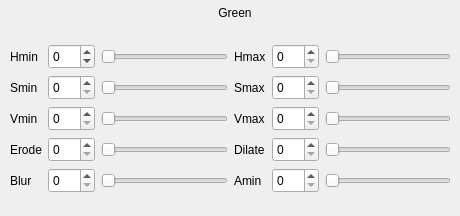
        <widget class="QWidget" name="pageVisionHSVCalibrationGreen">
         <widget class="QWidget" name="layoutWidget_9">
          <property name="geometry">
           <rect>
            <x>10</x>
            <y>30</y>
            <width>441</width>
            <height>177</height>
           </rect>
          </property>
          <layout class="QGridLayout" name="gridLayoutVisionHSVCalibrationGreen">
           <item row="0" column="0">
            <layout class="QGridLayout" name="gridLayoutVisionHSVCalibrationGreen_2">
             <item row="0" column="0">
              <widget class="QLabel" name="labelVisionHSVCalibrationGreenHmin">
               <property name="minimumSize">
                <size>
                 <width>0</width>
                 <height>25</height>
                </size>
               </property>
               <property name="maximumSize">
                <size>
                 <width>16777215</width>
                 <height>25</height>
                </size>
               </property>
               <property name="text">
                <string>Hmin</string>
               </property>
              </widget>
             </item>
             <item row="0" column="1">
              <widget class="QSpinBox" name="spinBoxVisionHSVCalibrationGreenHmin">
               <property name="minimumSize">
                <size>
                 <width>0</width>
                 <height>25</height>
                </size>
               </property>
               <property name="maximumSize">
                <size>
                 <width>16777215</width>
                 <height>25</height>
                </size>
               </property>
               <property name="wrapping">
                <bool>true</bool>
               </property>
               <property name="readOnly">
                <bool>false</bool>
               </property>
               <property name="minimum">
                <number>0</number>
               </property>
               <property name="maximum">
                <number>255</number>
               </property>
               <property name="value">
                <number>0</number>
               </property>
              </widget>
             </item>
             <item row="0" column="2">
              <widget class="QSlider" name="horizontalSliderVisionHSVCalibrationGreenHmin">
               <property name="minimumSize">
                <size>
                 <width>0</width>
                 <height>25</height>
                </size>
               </property>
               <property name="maximumSize">
                <size>
                 <width>16777215</width>
                 <height>25</height>
                </size>
               </property>
               <property name="minimum">
                <number>0</number>
               </property>
               <property name="maximum">
                <number>255</number>
               </property>
               <property name="tracking">
                <bool>true</bool>
               </property>
               <property name="orientation">
                <enum>Qt::Horizontal</enum>
               </property>
               <property name="invertedAppearance">
                <bool>false</bool>
               </property>
              </widget>
             </item>
             <item row="1" column="0">
              <widget class="QLabel" name="labelVisionHSVCalibrationGreenSmin">
               <property name="minimumSize">
                <size>
                 <width>0</width>
                 <height>25</height>
                </size>
               </property>
               <property name="maximumSize">
                <size>
                 <width>16777215</width>
                 <height>25</height>
                </size>
               </property>
               <property name="text">
                <string>Smin</string>
               </property>
              </widget>
             </item>
             <item row="1" column="1">
              <widget class="QSpinBox" name="spinBoxVisionHSVCalibrationGreenSmin">
               <property name="minimumSize">
                <size>
                 <width>0</width>
                 <height>25</height>
                </size>
               </property>
               <property name="maximumSize">
                <size>
                 <width>16777215</width>
                 <height>25</height>
                </size>
               </property>
               <property name="readOnly">
                <bool>false</bool>
               </property>
               <property name="minimum">
                <number>0</number>
               </property>
               <property name="maximum">
                <number>255</number>
               </property>
               <property name="value">
                <number>0</number>
               </property>
              </widget>
             </item>
             <item row="1" column="2">
              <widget class="QSlider" name="horizontalSliderVisionHSVCalibrationGreenSmin">
               <property name="minimumSize">
                <size>
                 <width>0</width>
                 <height>25</height>
                </size>
               </property>
               <property name="maximumSize">
                <size>
                 <width>16777215</width>
                 <height>25</height>
                </size>
               </property>
               <property name="minimum">
                <number>0</number>
               </property>
               <property name="maximum">
                <number>255</number>
               </property>
               <property name="tracking">
                <bool>true</bool>
               </property>
               <property name="orientation">
                <enum>Qt::Horizontal</enum>
               </property>
               <property name="invertedAppearance">
                <bool>false</bool>
               </property>
              </widget>
             </item>
             <item row="2" column="0">
              <widget class="QLabel" name="labelVisionHSVCalibrationGreenVmin">
               <property name="minimumSize">
                <size>
                 <width>0</width>
                 <height>25</height>
                </size>
               </property>
               <property name="maximumSize">
                <size>
                 <width>16777215</width>
                 <height>25</height>
                </size>
               </property>
               <property name="text">
                <string>Vmin</string>
               </property>
              </widget>
             </item>
             <item row="2" column="1">
              <widget class="QSpinBox" name="spinBoxVisionHSVCalibrationGreenVmin">
               <property name="minimumSize">
                <size>
                 <width>0</width>
                 <height>25</height>
                </size>
               </property>
               <property name="maximumSize">
                <size>
                 <width>16777215</width>
                 <height>25</height>
                </size>
               </property>
               <property name="readOnly">
                <bool>false</bool>
               </property>
               <property name="minimum">
                <number>0</number>
               </property>
               <property name="maximum">
                <number>255</number>
               </property>
               <property name="value">
                <number>0</number>
               </property>
              </widget>
             </item>
             <item row="2" column="2">
              <widget class="QSlider" name="horizontalSliderVisionHSVCalibrationGreenVmin">
               <property name="minimumSize">
                <size>
                 <width>0</width>
                 <height>25</height>
                </size>
               </property>
               <property name="maximumSize">
                <size>
                 <width>16777215</width>
                 <height>25</height>
                </size>
               </property>
               <property name="minimum">
                <number>0</number>
               </property>
               <property name="maximum">
                <number>255</number>
               </property>
               <property name="tracking">
                <bool>true</bool>
               </property>
               <property name="orientation">
                <enum>Qt::Horizontal</enum>
               </property>
               <property name="invertedAppearance">
                <bool>false</bool>
               </property>
              </widget>
             </item>
             <item row="3" column="0">
              <widget class="QLabel" name="labelVisionHSVCalibrationGreenErode">
               <property name="minimumSize">
                <size>
                 <width>0</width>
                 <height>25</height>
                </size>
               </property>
               <property name="maximumSize">
                <size>
                 <width>16777215</width>
                 <height>25</height>
                </size>
               </property>
               <property name="text">
                <string>Erode</string>
               </property>
              </widget>
             </item>
             <item row="3" column="1">
              <widget class="QSpinBox" name="spinBoxVisionHSVCalibrationGreenErode">
               <property name="minimumSize">
                <size>
                 <width>0</width>
                 <height>25</height>
                </size>
               </property>
               <property name="maximumSize">
                <size>
                 <width>16777215</width>
                 <height>25</height>
                </size>
               </property>
               <property name="readOnly">
                <bool>false</bool>
               </property>
               <property name="minimum">
                <number>0</number>
               </property>
               <property name="maximum">
                <number>255</number>
               </property>
               <property name="value">
                <number>0</number>
               </property>
              </widget>
             </item>
             <item row="3" column="2">
              <widget class="QSlider" name="horizontalSliderVisionHSVCalibrationGreenErode">
               <property name="minimumSize">
                <size>
                 <width>0</width>
                 <height>25</height>
                </size>
               </property>
               <property name="maximumSize">
                <size>
                 <width>16777215</width>
                 <height>25</height>
                </size>
               </property>
               <property name="minimum">
                <number>0</number>
               </property>
               <property name="maximum">
                <number>255</number>
               </property>
               <property name="tracking">
                <bool>true</bool>
               </property>
               <property name="orientation">
                <enum>Qt::Horizontal</enum>
               </property>
               <property name="invertedAppearance">
                <bool>false</bool>
               </property>
              </widget>
             </item>
             <item row="4" column="0">
              <widget class="QLabel" name="labelVisionHSVCalibrationGreenBlur">
               <property name="minimumSize">
                <size>
                 <width>0</width>
                 <height>25</height>
                </size>
               </property>
               <property name="maximumSize">
                <size>
                 <width>16777215</width>
                 <height>25</height>
                </size>
               </property>
               <property name="text">
                <string>Blur</string>
               </property>
              </widget>
             </item>
             <item row="4" column="1">
              <widget class="QSpinBox" name="spinBoxVisionHSVCalibrationGreenBlur">
               <property name="minimumSize">
                <size>
                 <width>0</width>
                 <height>25</height>
                </size>
               </property>
               <property name="maximumSize">
                <size>
                 <width>16777215</width>
                 <height>25</height>
                </size>
               </property>
               <property name="readOnly">
                <bool>false</bool>
               </property>
               <property name="minimum">
                <number>0</number>
               </property>
               <property name="maximum">
                <number>255</number>
               </property>
               <property name="value">
                <number>0</number>
               </property>
              </widget>
             </item>
             <item row="4" column="2">
              <widget class="QSlider" name="horizontalSliderVisionHSVCalibrationGreenBlur">
               <property name="minimumSize">
                <size>
                 <width>0</width>
                 <height>25</height>
                </size>
               </property>
               <property name="maximumSize">
                <size>
                 <width>16777215</width>
                 <height>25</height>
                </size>
               </property>
               <property name="minimum">
                <number>0</number>
               </property>
               <property name="maximum">
                <number>255</number>
               </property>
               <property name="tracking">
                <bool>true</bool>
               </property>
               <property name="orientation">
                <enum>Qt::Horizontal</enum>
               </property>
               <property name="invertedAppearance">
                <bool>false</bool>
               </property>
              </widget>
             </item>
            </layout>
           </item>
           <item row="0" column="1">
            <layout class="QGridLayout" name="gridLayoutVisionHSVCalibrationGreen_3">
             <item row="0" column="0">
              <widget class="QLabel" name="labelVisionHSVCalibrationGreenHmax">
               <property name="minimumSize">
                <size>
                 <width>0</width>
                 <height>25</height>
                </size>
               </property>
               <property name="maximumSize">
                <size>
                 <width>16777215</width>
                 <height>25</height>
                </size>
               </property>
               <property name="text">
                <string>Hmax</string>
               </property>
              </widget>
             </item>
             <item row="0" column="1">
              <widget class="QSpinBox" name="spinBoxVisionHSVCalibrationGreenHmax">
               <property name="minimumSize">
                <size>
                 <width>0</width>
                 <height>25</height>
                </size>
               </property>
               <property name="maximumSize">
                <size>
                 <width>16777215</width>
                 <height>25</height>
                </size>
               </property>
               <property name="readOnly">
                <bool>false</bool>
               </property>
               <property name="minimum">
                <number>0</number>
               </property>
               <property name="maximum">
                <number>255</number>
               </property>
               <property name="value">
                <number>0</number>
               </property>
              </widget>
             </item>
             <item row="0" column="2">
              <widget class="QSlider" name="horizontalSliderVisionHSVCalibrationGreenHmax">
               <property name="minimumSize">
                <size>
                 <width>0</width>
                 <height>25</height>
                </size>
               </property>
               <property name="maximumSize">
                <size>
                 <width>16777215</width>
                 <height>25</height>
                </size>
               </property>
               <property name="minimum">
                <number>0</number>
               </property>
               <property name="maximum">
                <number>255</number>
               </property>
               <property name="tracking">
                <bool>true</bool>
               </property>
               <property name="orientation">
                <enum>Qt::Horizontal</enum>
               </property>
               <property name="invertedAppearance">
                <bool>false</bool>
               </property>
              </widget>
             </item>
             <item row="1" column="0">
              <widget class="QLabel" name="labelVisionHSVCalibrationGreenSmax">
               <property name="minimumSize">
                <size>
                 <width>0</width>
                 <height>25</height>
                </size>
               </property>
               <property name="maximumSize">
                <size>
                 <width>16777215</width>
                 <height>25</height>
                </size>
               </property>
               <property name="text">
                <string>Smax</string>
               </property>
              </widget>
             </item>
             <item row="1" column="1">
              <widget class="QSpinBox" name="spinBoxVisionHSVCalibrationGreenSmax">
               <property name="minimumSize">
                <size>
                 <width>0</width>
                 <height>25</height>
                </size>
               </property>
               <property name="maximumSize">
                <size>
                 <width>16777215</width>
                 <height>25</height>
                </size>
               </property>
               <property name="readOnly">
                <bool>false</bool>
               </property>
               <property name="minimum">
                <number>0</number>
               </property>
               <property name="maximum">
                <number>255</number>
               </property>
               <property name="value">
                <number>0</number>
               </property>
              </widget>
             </item>
             <item row="1" column="2">
              <widget class="QSlider" name="horizontalSliderVisionHSVCalibrationGreenSmax">
               <property name="minimumSize">
                <size>
                 <width>0</width>
                 <height>25</height>
                </size>
               </property>
               <property name="maximumSize">
                <size>
                 <width>16777215</width>
                 <height>25</height>
                </size>
               </property>
               <property name="minimum">
                <number>0</number>
               </property>
               <property name="maximum">
                <number>255</number>
               </property>
               <property name="tracking">
                <bool>true</bool>
               </property>
               <property name="orientation">
                <enum>Qt::Horizontal</enum>
               </property>
               <property name="invertedAppearance">
                <bool>false</bool>
               </property>
              </widget>
             </item>
             <item row="2" column="0">
              <widget class="QLabel" name="labelVisionHSVCalibrationGreenVmax">
               <property name="minimumSize">
                <size>
                 <width>0</width>
                 <height>25</height>
                </size>
               </property>
               <property name="maximumSize">
                <size>
                 <width>16777215</width>
                 <height>25</height>
                </size>
               </property>
               <property name="text">
                <string>Vmax</string>
               </property>
              </widget>
             </item>
             <item row="2" column="1">
              <widget class="QSpinBox" name="spinBoxVisionHSVCalibrationGreenVmax">
               <property name="minimumSize">
                <size>
                 <width>0</width>
                 <height>25</height>
                </size>
               </property>
               <property name="maximumSize">
                <size>
                 <width>16777215</width>
                 <height>25</height>
                </size>
               </property>
               <property name="readOnly">
                <bool>false</bool>
               </property>
               <property name="minimum">
                <number>0</number>
               </property>
               <property name="maximum">
                <number>255</number>
               </property>
               <property name="value">
                <number>0</number>
               </property>
              </widget>
             </item>
             <item row="2" column="2">
              <widget class="QSlider" name="horizontalSliderVisionHSVCalibrationGreenVmax">
               <property name="minimumSize">
                <size>
                 <width>0</width>
                 <height>25</height>
                </size>
               </property>
               <property name="maximumSize">
                <size>
                 <width>16777215</width>
                 <height>25</height>
                </size>
               </property>
               <property name="minimum">
                <number>0</number>
               </property>
               <property name="maximum">
                <number>255</number>
               </property>
               <property name="tracking">
                <bool>true</bool>
               </property>
               <property name="orientation">
                <enum>Qt::Horizontal</enum>
               </property>
               <property name="invertedAppearance">
                <bool>false</bool>
               </property>
              </widget>
             </item>
             <item row="3" column="0">
              <widget class="QLabel" name="labelVisionHSVCalibrationGreenDilate">
               <property name="minimumSize">
                <size>
                 <width>0</width>
                 <height>25</height>
                </size>
               </property>
               <property name="maximumSize">
                <size>
                 <width>16777215</width>
                 <height>25</height>
                </size>
               </property>
               <property name="text">
                <string>Dilate</string>
               </property>
              </widget>
             </item>
             <item row="3" column="1">
              <widget class="QSpinBox" name="spinBoxVisionHSVCalibrationGreenDilate">
               <property name="minimumSize">
                <size>
                 <width>0</width>
                 <height>25</height>
                </size>
               </property>
               <property name="maximumSize">
                <size>
                 <width>16777215</width>
                 <height>25</height>
                </size>
               </property>
               <property name="readOnly">
                <bool>false</bool>
               </property>
               <property name="minimum">
                <number>0</number>
               </property>
               <property name="maximum">
                <number>255</number>
               </property>
               <property name="value">
                <number>0</number>
               </property>
              </widget>
             </item>
             <item row="3" column="2">
              <widget class="QSlider" name="horizontalSliderVisionHSVCalibrationGreenDilate">
               <property name="minimumSize">
                <size>
                 <width>0</width>
                 <height>25</height>
                </size>
               </property>
               <property name="maximumSize">
                <size>
                 <width>16777215</width>
                 <height>25</height>
                </size>
               </property>
               <property name="minimum">
                <number>0</number>
               </property>
               <property name="maximum">
                <number>255</number>
               </property>
               <property name="tracking">
                <bool>true</bool>
               </property>
               <property name="orientation">
                <enum>Qt::Horizontal</enum>
               </property>
               <property name="invertedAppearance">
                <bool>false</bool>
               </property>
              </widget>
             </item>
             <item row="4" column="0">
              <widget class="QLabel" name="labelVisionHSVCalibrationGreenAmin">
               <property name="minimumSize">
                <size>
                 <width>0</width>
                 <height>25</height>
                </size>
               </property>
               <property name="maximumSize">
                <size>
                 <width>16777215</width>
                 <height>25</height>
                </size>
               </property>
               <property name="text">
                <string>Amin</string>
               </property>
              </widget>
             </item>
             <item row="4" column="1">
              <widget class="QSpinBox" name="spinBoxVisionHSVCalibrationGreenAmin">
               <property name="minimumSize">
                <size>
                 <width>0</width>
                 <height>25</height>
                </size>
               </property>
               <property name="maximumSize">
                <size>
                 <width>16777215</width>
                 <height>25</height>
                </size>
               </property>
               <property name="readOnly">
                <bool>false</bool>
               </property>
               <property name="minimum">
                <number>0</number>
               </property>
               <property name="maximum">
                <number>255</number>
               </property>
               <property name="value">
                <number>0</number>
               </property>
              </widget>
             </item>
             <item row="4" column="2">
              <widget class="QSlider" name="horizontalSliderVisionHSVCalibrationGreenAmin">
               <property name="minimumSize">
                <size>
                 <width>0</width>
                 <height>25</height>
                </size>
               </property>
               <property name="maximumSize">
                <size>
                 <width>16777215</width>
                 <height>25</height>
                </size>
               </property>
               <property name="minimum">
                <number>0</number>
               </property>
               <property name="maximum">
                <number>255</number>
               </property>
               <property name="tracking">
                <bool>true</bool>
               </property>
               <property name="orientation">
                <enum>Qt::Horizontal</enum>
               </property>
               <property name="invertedAppearance">
                <bool>false</bool>
               </property>
              </widget>
             </item>
            </layout>
           </item>
          </layout>
         </widget>
         <widget class="QLabel" name="labelVisionHSVCalibrationGreenGreen">
          <property name="geometry">
           <rect>
            <x>210</x>
            <y>0</y>
            <width>50</width>
            <height>25</height>
           </rect>
          </property>
          <property name="minimumSize">
           <size>
            <width>50</width>
            <height>25</height>
           </size>
          </property>
          <property name="maximumSize">
           <size>
            <width>50</width>
            <height>25</height>
           </size>
          </property>
          <property name="text">
           <string>Green</string>
          </property>
          <property name="alignment">
           <set>Qt::AlignCenter</set>
          </property>
         </widget>
        </widget>
